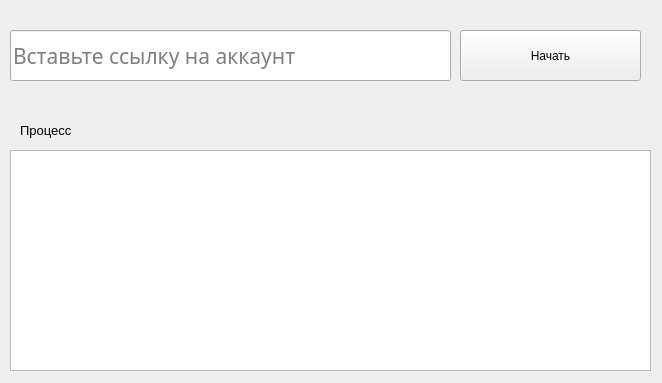
<?xml version="1.0" encoding="UTF-8"?>
<ui version="4.0">
 <class>Form</class>
 <widget class="QWidget" name="Form">
  <property name="geometry">
   <rect>
    <x>0</x>
    <y>0</y>
    <width>662</width>
    <height>383</height>
   </rect>
  </property>
  <property name="windowTitle">
   <string>Instagram BY DR</string>
  </property>
  <property name="windowIcon">
   <iconset>
    <normaloff>../../../instagram-new.png</normaloff>../../../instagram-new.png</iconset>
  </property>
  <widget class="QLineEdit" name="lineEdit">
   <property name="geometry">
    <rect>
     <x>10</x>
     <y>30</y>
     <width>441</width>
     <height>51</height>
    </rect>
   </property>
   <property name="font">
    <font>
     <family>Yu Gothic UI Semilight</family>
     <pointsize>16</pointsize>
    </font>
   </property>
   <property name="placeholderText">
    <string>Вставьте ссылку на аккаунт</string>
   </property>
  </widget>
  <widget class="QPlainTextEdit" name="plainTextEdit">
   <property name="geometry">
    <rect>
     <x>10</x>
     <y>150</y>
     <width>641</width>
     <height>221</height>
    </rect>
   </property>
  </widget>
  <widget class="QLabel" name="label">
   <property name="geometry">
    <rect>
     <x>20</x>
     <y>120</y>
     <width>91</width>
     <height>20</height>
    </rect>
   </property>
   <property name="font">
    <font>
     <pointsize>10</pointsize>
    </font>
   </property>
   <property name="text">
    <string>Процесс</string>
   </property>
  </widget>
  <widget class="QPushButton" name="pushButton">
   <property name="geometry">
    <rect>
     <x>460</x>
     <y>30</y>
     <width>181</width>
     <height>51</height>
    </rect>
   </property>
   <property name="text">
    <string>Начать</string>
   </property>
  </widget>
 </widget>
 <resources/>
 <connections/>
</ui>
